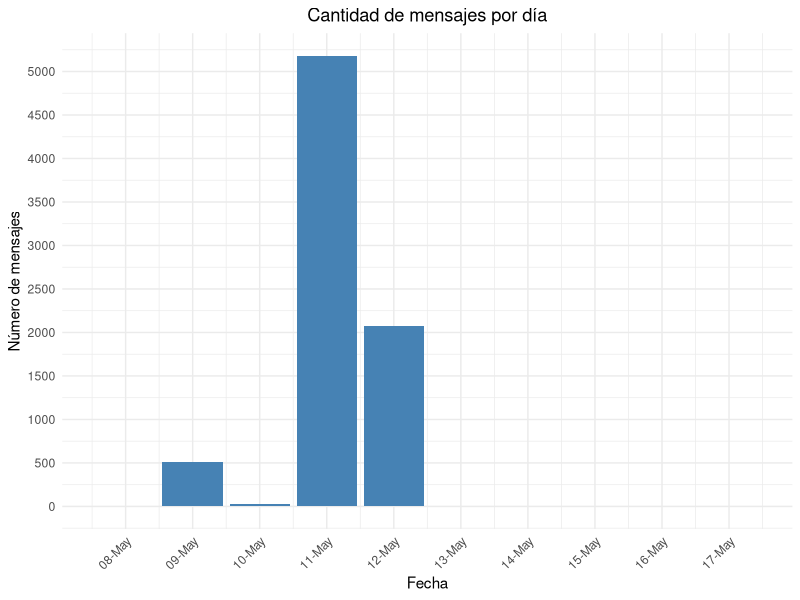

Write the R code that produced this figure.
library(tidyverse)
library(readxl)
library(lubridate)
library(ggplot2)

clean_data <- read_excel("ForoData.xlsx")

#CREAR UNA COLUMNA CON SOLO LA FECHA
clean_data <- clean_data %>%
  mutate(Only_Date = case_when(
    str_detect(Date, "^\\d{2}-\\w{3}-\\d{4}") ~ dmy(substr(Date, 1, 11)),
    str_detect(Date, "^\\d{4}-\\d{2}-\\d{2}") ~ ymd(substr(Date, 1, 10)),
    TRUE ~ as.Date(NA)
  ))

#CONTAR LOS MENSAJES POR DIA SEGUN LA COLUMNA Only_Date
mensajes_por_dia <- clean_data %>%
  group_by(Only_Date) %>%
  summarise(n_mensajes = n())

#GRAFICA CON GGPLOT
ggplot(mensajes_por_dia, aes(x = Only_Date, y = n_mensajes)) +
  geom_bar(stat = "identity", fill = "steelblue") +
  labs(title = "Cantidad de mensajes por día",
       x = "Fecha",
       y = "Número de mensajes") +
  scale_x_date(breaks = seq(min(mensajes_por_dia$Only_Date), max(mensajes_por_dia$Only_Date), by = "day"),
               date_labels = "%d-%b") +
  scale_y_continuous(breaks = seq(0, max(mensajes_por_dia$n_mensajes), by = 500)) +
  theme_minimal() +
  theme(
    axis.text.x = element_text(angle = 45, hjust = 1),
    plot.title = element_text(hjust = 0.5)
  )
